Frame 1 (no input): blank canvas, image omitted
Frame 60 (the mouse pressed at the canvas centre just before this capture): blank canvas, image omitted
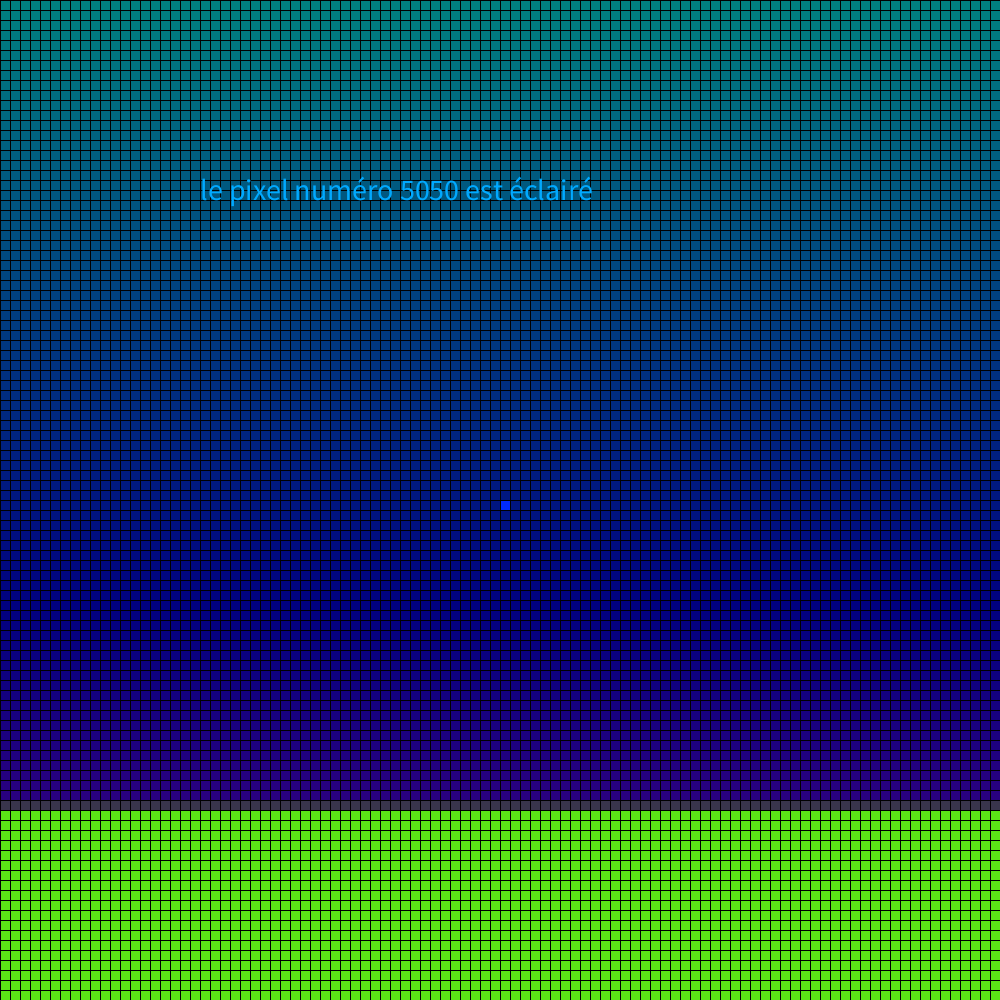
Frame 120 (the mouse held since frame 60 and released just before this capture)

The Processing sketch whose frames 1 and 60 were blank and that drew this single picture after the mouse press (run headless with seeded random() and noise(); from frame 60 on, the mouse is pressed at the canvas centre):

// Processing sketch: pixelart
// ── pixelart.pde
Pixel[] tab = new Pixel[10000];
Mouse Mouse1 = new Mouse();
Ground Ground1 = new Ground(20);
Sky Sky1 = new Sky(0);

void setup()
{
  
  size(1000, 1000);
  colorMode(HSB, 360, 100, 100);
  for (int i = 0; i < 100; i++)
  {
    for (int j = 0; j < 100; j++)
    {
      tab[j*100 + i] = new Pixel(i, j);
    }
  }
}

void draw()
{
  Sky1.drawsky();
  Ground1.drawground();
  Mouse1.light();
}

// ── classes.pde
class Pixel
{
  int posX, posY, index, size, Hue, Sat, Bri;
  Pixel(int a, int b)
  {
    posX = a;
    posY = b;
    index = a + b*100;
    size = 10;
    Hue = int(random(360));
    Sat = 100;
    Bri = 100;
  }
  
  
  void colorize(int a, int b, int c)
  {
    this.Hue = a;
    this.Sat = b;
    this.Bri = c;
    fill(Hue, Sat, Bri);
    rect(this.posX*size, this.posY*size, size, size);
  }
  
  void crazy()
  {
    fill(random(360), random(100), random(100));
    rect(this.posX*size, this.posY*size, size, size);
  }
  
  void printpos() // cassé
  {
    blendMode(NORMAL);
    fill(0);
    String number = str(this.index);
    text(number, this.posX, this.posY, this.posX + 1, this.posY + 1);
    blendMode(NORMAL);
  }
}

class Sky
{
  int rate;
  Sky(int a)
  {
    rate = a;
  }

  void drawsky()
  {
    int j;
    for (int i = 0; i < 10000; i++)
    {
      j = int(i/100);
      tab[i].colorize(180 + j, 100, 50);
    }
  }
}

class Ground
{
  int level;
  Ground(int a)
  {
    level = 100 - a;
  }
  
  void drawground()
  {
    for (int i = 9999; i > level*100 - 1; i--)
    {
       int shine1 = int(mouseX/50);
       int shine2 = int(mouseY/50);
       tab[i].colorize(100, 100 - shine1, 80 + shine2);
    }
    for (int i = level*100; i < level*100 + 100; i++)
    {
      tab[i].colorize(250, 30, 30);
    }
  }
}

class Mouse
{
  int posX, posY, index;
  Mouse()
  {
    posX = int(mouseX/10);
    posY = int(mouseY/10);
    index = posX + posY*100;
  }
  
  void updatepos()
  {
    this.posX = int(mouseX/10);
    this.posY = int(mouseY/10);
    this.index = this.posX + (this.posY*100);
  }
  
  void hoversquare(int sizeX, int sizeY)
  {
     this.updatepos();
     blendMode(SUBTRACT);

    for (int j = constrain(this.posX - sizeX/2, 0, 100); j < constrain(this.posX + sizeX/2, 0, 100); j++)
    {
      for (int k = constrain(this.posY - sizeY/2, 0, 100); k < constrain(this.posY + sizeY/2, 0, 100); k++)
      {
        if (tab[j*100 +k].index%3 == 0)
        {
          blendMode(MULTIPLY);
        }
        if (tab[j*100 +k].index%5 == 0)
        {
          blendMode(SCREEN);
        }
        tab[j*100 + k].colorize(j+k, 100 - j, k);
        blendMode(SUBTRACT);
      }
    }
     blendMode(NORMAL);
  } 
  
  void fulldegraded(int min, int max)
  {
    this.updatepos();
    for (int i = 0; i < 10000; i++)
    {
      tab[i].colorize(constrain(int(i/30), min, max), this.posY, (this.posX + this.posY)/2);
    }
  }
  
  void light()
  {
    this.updatepos();
    int index = tab[this.index].index;
    int Hue = tab[index].Hue;
    int Sat = tab[index].Sat;
    int Bri = constrain(tab[index].Hue + 50, tab[index].Hue + 50, 100);
    tab[index].colorize(Hue, Sat, Bri);
    if (mousePressed)
    {
      String number = str(this.index);
      fill(200, 100, 100);
      textSize(30);
      text("le pixel numéro " + number + " est éclairé", 200, 200);
    }
  }
}
